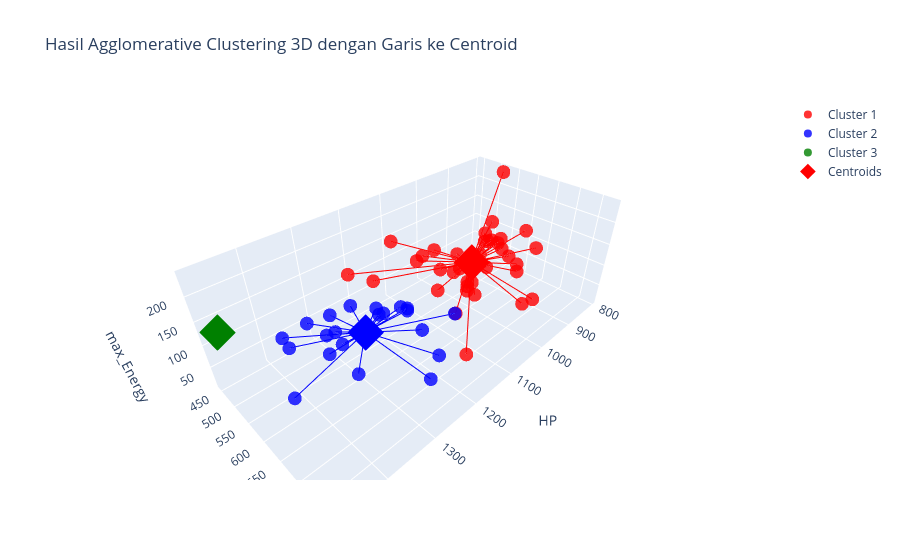

Source (notebook cell):
### Code cell
import plotly.graph_objs as go
import numpy as np

# Perform Agglomerative Clustering
banyak_cluster = 3
AC = AgglomerativeClustering(n_clusters=banyak_cluster, linkage='average')
labels = AC.fit_predict(df_train)

# Combine labels with the training data
df_train_with_labels = np.column_stack((df_train, labels))

# Calculate centroids for each cluster
centroids = []
for cluster_label in range(banyak_cluster):
    cluster_data = df_train_with_labels[df_train_with_labels[:, -1] == cluster_label]
    cluster_centroid = np.mean(cluster_data[:, :-1], axis=0)
    centroids.append(cluster_centroid)
centroids = np.array(centroids)

# Define cluster colors
colors = ['red', 'blue', 'green']

# Create traces for each cluster and lines connecting points to centroids
traces = []
lines = []

for cluster_label in range(banyak_cluster):
    cluster_data = df_train_with_labels[df_train_with_labels[:, -1] == cluster_label]
    
    # Scatter plot for each cluster
    trace = go.Scatter3d(
        x=cluster_data[:, 0],
        y=cluster_data[:, 1],
        z=cluster_data[:, 2],
        mode='markers',
        marker=dict(size=8, color=colors[cluster_label], opacity=0.8),
        name=f'Cluster {cluster_label + 1}'
    )
    traces.append(trace)
    
    # Create lines connecting each point to its centroid
    for i in range(len(cluster_data)):
        lines.append(
            go.Scatter3d(
                x=[cluster_data[i, 0], centroids[cluster_label, 0]],
                y=[cluster_data[i, 1], centroids[cluster_label, 1]],
                z=[cluster_data[i, 2], centroids[cluster_label, 2]],
                mode='lines',
                line=dict(color=colors[cluster_label], width=2),
                showlegend=False  # Don't show legend for lines
            )
        )

# Scatter plot for centroids
centroid_trace = go.Scatter3d(
    x=centroids[:, 0],
    y=centroids[:, 1],
    z=centroids[:, 2],
    mode='markers',
    marker=dict(size=12, color=colors, symbol='diamond', opacity=1),
    name='Centroids'
)

# Add centroid trace and lines to the figure
traces.append(centroid_trace)
traces.extend(lines)

# Create the layout for the plot
layout = go.Layout(
    title='Hasil Agglomerative Clustering 3D dengan Garis ke Centroid',
    scene=dict(
        xaxis_title='HP',
        yaxis_title='ATK',
        zaxis_title='max_Energy'
    ),
    showlegend=True
)

# Generate the figure
fig = go.Figure(data=traces, layout=layout)
fig.show()

### Figure 1 — Plotly figure (JSON) as saved in the notebook; plotly's stock layout.template omitted (floating-point values rounded to 4 significant figures)
{"data": [{"marker": {"color": "red", "opacity": 0.8, "size": 8}, "mode": "markers", "name": "Cluster 1", "type": "scatter3d", "x": [1058, 882, 1048, 1125, 1087, 1048, 1023, 953, 931, 917, 1164, 988, 1023, 1058, 917, 931, 1023, 847, 917, 917, 893, 882, 1058, 917, 1048, 811, 1058, 1048, 1087, 1203, 1048, 1087, 1125, 815, 1087, 1087, 1087], "y": [512, 547, 757, 621, 679, 640, 512, 582, 640, 653, 476, 547, 617, 494, 582, 621, 653, 529, 564, 600, 679, 582, 600, 564, 602, 600, 564, 737, 660, 446, 776, 660, 699, 524, 660, 640, 446], "z": [120, 100, 120, 120, 120, 110, 120, 110, 120, 100, 90, 110, 120, 100, 130, 130, 140, 130, 120, 130, 140, 120, 120, 140, 12, 120, 110, 180, 130, 110, 140, 120, 9, 240, 140, 160, 140]}, {"marker": {"color": "blue", "opacity": 0.8, "size": 8}, "mode": "markers", "name": "Cluster 2", "type": "scatter3d", "x": [1200, 1242, 1397, 1242, 1341, 1281, 1164, 1358, 1319, 1463, 1242, 1358, 1358, 1358, 1358, 1305, 1397, 1281, 1270, 1203, 1203, 1242], "y": [600, 582, 543, 737, 617, 757, 699, 543, 563, 679, 699, 602, 602, 679, 679, 529, 524, 640, 600, 621, 621, 602], "z": [110, 120, 100, 110, 120, 100, 130, 130, 100, 140, 140, 140, 100, 240, 110, 110, 110, 160, 100, 115, 120, 120]}, {"marker": {"color": "green", "opacity": 0.8, "size": 8}, "mode": "markers", "name": "Cluster 3", "type": "scatter3d", "x": [1475], "y": [466], "z": [135]}, {"marker": {"color": ["red", "blue", "green"], "opacity": 1, "size": 12, "symbol": "diamond"}, "mode": "markers", "name": "Centroids", "type": "scatter3d", "x": [1005.0, 1299.0, 1475], "y": [601.8, 623.5, 466], "z": [120.8, 123.9, 135]}, {"line": {"color": "red", "width": 2}, "mode": "lines", "showlegend": false, "type": "scatter3d", "x": [1058, 1005.0], "y": [512, 601.8], "z": [120, 120.8]}, {"line": {"color": "red", "width": 2}, "mode": "lines", "showlegend": false, "type": "scatter3d", "x": [882, 1005.0], "y": [547, 601.8], "z": [100, 120.8]}, {"line": {"color": "red", "width": 2}, "mode": "lines", "showlegend": false, "type": "scatter3d", "x": [1048, 1005.0], "y": [757, 601.8], "z": [120, 120.8]}, {"line": {"color": "red", "width": 2}, "mode": "lines", "showlegend": false, "type": "scatter3d", "x": [1125, 1005.0], "y": [621, 601.8], "z": [120, 120.8]}, {"line": {"color": "red", "width": 2}, "mode": "lines", "showlegend": false, "type": "scatter3d", "x": [1087, 1005.0], "y": [679, 601.8], "z": [120, 120.8]}, {"line": {"color": "red", "width": 2}, "mode": "lines", "showlegend": false, "type": "scatter3d", "x": [1048, 1005.0], "y": [640, 601.8], "z": [110, 120.8]}, {"line": {"color": "red", "width": 2}, "mode": "lines", "showlegend": false, "type": "scatter3d", "x": [1023, 1005.0], "y": [512, 601.8], "z": [120, 120.8]}, {"line": {"color": "red", "width": 2}, "mode": "lines", "showlegend": false, "type": "scatter3d", "x": [953, 1005.0], "y": [582, 601.8], "z": [110, 120.8]}, {"line": {"color": "red", "width": 2}, "mode": "lines", "showlegend": false, "type": "scatter3d", "x": [931, 1005.0], "y": [640, 601.8], "z": [120, 120.8]}, {"line": {"color": "red", "width": 2}, "mode": "lines", "showlegend": false, "type": "scatter3d", "x": [917, 1005.0], "y": [653, 601.8], "z": [100, 120.8]}, {"line": {"color": "red", "width": 2}, "mode": "lines", "showlegend": false, "type": "scatter3d", "x": [1164, 1005.0], "y": [476, 601.8], "z": [90, 120.8]}, {"line": {"color": "red", "width": 2}, "mode": "lines", "showlegend": false, "type": "scatter3d", "x": [988, 1005.0], "y": [547, 601.8], "z": [110, 120.8]}, {"line": {"color": "red", "width": 2}, "mode": "lines", "showlegend": false, "type": "scatter3d", "x": [1023, 1005.0], "y": [617, 601.8], "z": [120, 120.8]}, {"line": {"color": "red", "width": 2}, "mode": "lines", "showlegend": false, "type": "scatter3d", "x": [1058, 1005.0], "y": [494, 601.8], "z": [100, 120.8]}, {"line": {"color": "red", "width": 2}, "mode": "lines", "showlegend": false, "type": "scatter3d", "x": [917, 1005.0], "y": [582, 601.8], "z": [130, 120.8]}, {"line": {"color": "red", "width": 2}, "mode": "lines", "showlegend": false, "type": "scatter3d", "x": [931, 1005.0], "y": [621, 601.8], "z": [130, 120.8]}, {"line": {"color": "red", "width": 2}, "mode": "lines", "showlegend": false, "type": "scatter3d", "x": [1023, 1005.0], "y": [653, 601.8], "z": [140, 120.8]}, {"line": {"color": "red", "width": 2}, "mode": "lines", "showlegend": false, "type": "scatter3d", "x": [847, 1005.0], "y": [529, 601.8], "z": [130, 120.8]}, {"line": {"color": "red", "width": 2}, "mode": "lines", "showlegend": false, "type": "scatter3d", "x": [917, 1005.0], "y": [564, 601.8], "z": [120, 120.8]}, {"line": {"color": "red", "width": 2}, "mode": "lines", "showlegend": false, "type": "scatter3d", "x": [917, 1005.0], "y": [600, 601.8], "z": [130, 120.8]}, {"line": {"color": "red", "width": 2}, "mode": "lines", "showlegend": false, "type": "scatter3d", "x": [893, 1005.0], "y": [679, 601.8], "z": [140, 120.8]}, {"line": {"color": "red", "width": 2}, "mode": "lines", "showlegend": false, "type": "scatter3d", "x": [882, 1005.0], "y": [582, 601.8], "z": [120, 120.8]}, {"line": {"color": "red", "width": 2}, "mode": "lines", "showlegend": false, "type": "scatter3d", "x": [1058, 1005.0], "y": [600, 601.8], "z": [120, 120.8]}, {"line": {"color": "red", "width": 2}, "mode": "lines", "showlegend": false, "type": "scatter3d", "x": [917, 1005.0], "y": [564, 601.8], "z": [140, 120.8]}, {"line": {"color": "red", "width": 2}, "mode": "lines", "showlegend": false, "type": "scatter3d", "x": [1048, 1005.0], "y": [602, 601.8], "z": [12, 120.8]}, {"line": {"color": "red", "width": 2}, "mode": "lines", "showlegend": false, "type": "scatter3d", "x": [811, 1005.0], "y": [600, 601.8], "z": [120, 120.8]}, {"line": {"color": "red", "width": 2}, "mode": "lines", "showlegend": false, "type": "scatter3d", "x": [1058, 1005.0], "y": [564, 601.8], "z": [110, 120.8]}, {"line": {"color": "red", "width": 2}, "mode": "lines", "showlegend": false, "type": "scatter3d", "x": [1048, 1005.0], "y": [737, 601.8], "z": [180, 120.8]}, {"line": {"color": "red", "width": 2}, "mode": "lines", "showlegend": false, "type": "scatter3d", "x": [1087, 1005.0], "y": [660, 601.8], "z": [130, 120.8]}, {"line": {"color": "red", "width": 2}, "mode": "lines", "showlegend": false, "type": "scatter3d", "x": [1203, 1005.0], "y": [446, 601.8], "z": [110, 120.8]}, {"line": {"color": "red", "width": 2}, "mode": "lines", "showlegend": false, "type": "scatter3d", "x": [1048, 1005.0], "y": [776, 601.8], "z": [140, 120.8]}, {"line": {"color": "red", "width": 2}, "mode": "lines", "showlegend": false, "type": "scatter3d", "x": [1087, 1005.0], "y": [660, 601.8], "z": [120, 120.8]}, {"line": {"color": "red", "width": 2}, "mode": "lines", "showlegend": false, "type": "scatter3d", "x": [1125, 1005.0], "y": [699, 601.8], "z": [9, 120.8]}, {"line": {"color": "red", "width": 2}, "mode": "lines", "showlegend": false, "type": "scatter3d", "x": [815, 1005.0], "y": [524, 601.8], "z": [240, 120.8]}, {"line": {"color": "red", "width": 2}, "mode": "lines", "showlegend": false, "type": "scatter3d", "x": [1087, 1005.0], "y": [660, 601.8], "z": [140, 120.8]}, {"line": {"color": "red", "width": 2}, "mode": "lines", "showlegend": false, "type": "scatter3d", "x": [1087, 1005.0], "y": [640, 601.8], "z": [160, 120.8]}, {"line": {"color": "red", "width": 2}, "mode": "lines", "showlegend": false, "type": "scatter3d", "x": [1087, 1005.0], "y": [446, 601.8], "z": [140, 120.8]}, {"line": {"color": "blue", "width": 2}, "mode": "lines", "showlegend": false, "type": "scatter3d", "x": [1200, 1299.0], "y": [600, 623.5], "z": [110, 123.9]}, {"line": {"color": "blue", "width": 2}, "mode": "lines", "showlegend": false, "type": "scatter3d", "x": [1242, 1299.0], "y": [582, 623.5], "z": [120, 123.9]}, {"line": {"color": "blue", "width": 2}, "mode": "lines", "showlegend": false, "type": "scatter3d", "x": [1397, 1299.0], "y": [543, 623.5], "z": [100, 123.9]}, {"line": {"color": "blue", "width": 2}, "mode": "lines", "showlegend": false, "type": "scatter3d", "x": [1242, 1299.0], "y": [737, 623.5], "z": [110, 123.9]}, {"line": {"color": "blue", "width": 2}, "mode": "lines", "showlegend": false, "type": "scatter3d", "x": [1341, 1299.0], "y": [617, 623.5], "z": [120, 123.9]}, {"line": {"color": "blue", "width": 2}, "mode": "lines", "showlegend": false, "type": "scatter3d", "x": [1281, 1299.0], "y": [757, 623.5], "z": [100, 123.9]}, {"line": {"color": "blue", "width": 2}, "mode": "lines", "showlegend": false, "type": "scatter3d", "x": [1164, 1299.0], "y": [699, 623.5], "z": [130, 123.9]}, {"line": {"color": "blue", "width": 2}, "mode": "lines", "showlegend": false, "type": "scatter3d", "x": [1358, 1299.0], "y": [543, 623.5], "z": [130, 123.9]}, {"line": {"color": "blue", "width": 2}, "mode": "lines", "showlegend": false, "type": "scatter3d", "x": [1319, 1299.0], "y": [563, 623.5], "z": [100, 123.9]}, {"line": {"color": "blue", "width": 2}, "mode": "lines", "showlegend": false, "type": "scatter3d", "x": [1463, 1299.0], "y": [679, 623.5], "z": [140, 123.9]}, {"line": {"color": "blue", "width": 2}, "mode": "lines", "showlegend": false, "type": "scatter3d", "x": [1242, 1299.0], "y": [699, 623.5], "z": [140, 123.9]}, {"line": {"color": "blue", "width": 2}, "mode": "lines", "showlegend": false, "type": "scatter3d", "x": [1358, 1299.0], "y": [602, 623.5], "z": [140, 123.9]}, {"line": {"color": "blue", "width": 2}, "mode": "lines", "showlegend": false, "type": "scatter3d", "x": [1358, 1299.0], "y": [602, 623.5], "z": [100, 123.9]}, {"line": {"color": "blue", "width": 2}, "mode": "lines", "showlegend": false, "type": "scatter3d", "x": [1358, 1299.0], "y": [679, 623.5], "z": [240, 123.9]}, {"line": {"color": "blue", "width": 2}, "mode": "lines", "showlegend": false, "type": "scatter3d", "x": [1358, 1299.0], "y": [679, 623.5], "z": [110, 123.9]}, {"line": {"color": "blue", "width": 2}, "mode": "lines", "showlegend": false, "type": "scatter3d", "x": [1305, 1299.0], "y": [529, 623.5], "z": [110, 123.9]}, {"line": {"color": "blue", "width": 2}, "mode": "lines", "showlegend": false, "type": "scatter3d", "x": [1397, 1299.0], "y": [524, 623.5], "z": [110, 123.9]}, {"line": {"color": "blue", "width": 2}, "mode": "lines", "showlegend": false, "type": "scatter3d", "x": [1281, 1299.0], "y": [640, 623.5], "z": [160, 123.9]}, {"line": {"color": "blue", "width": 2}, "mode": "lines", "showlegend": false, "type": "scatter3d", "x": [1270, 1299.0], "y": [600, 623.5], "z": [100, 123.9]}, {"line": {"color": "blue", "width": 2}, "mode": "lines", "showlegend": false, "type": "scatter3d", "x": [1203, 1299.0], "y": [621, 623.5], "z": [115, 123.9]}, {"line": {"color": "blue", "width": 2}, "mode": "lines", "showlegend": false, "type": "scatter3d", "x": [1203, 1299.0], "y": [621, 623.5], "z": [120, 123.9]}, {"line": {"color": "blue", "width": 2}, "mode": "lines", "showlegend": false, "type": "scatter3d", "x": [1242, 1299.0], "y": [602, 623.5], "z": [120, 123.9]}, {"line": {"color": "green", "width": 2}, "mode": "lines", "showlegend": false, "type": "scatter3d", "x": [1475, 1475], "y": [466, 466], "z": [135, 135]}], "layout": {"scene": {"xaxis": {"title": {"text": "HP"}}, "yaxis": {"title": {"text": "ATK"}}, "zaxis": {"title": {"text": "max_Energy"}}}, "showlegend": true, "title": {"text": "Hasil Agglomerative Clustering 3D dengan Garis ke Centroid"}}}
